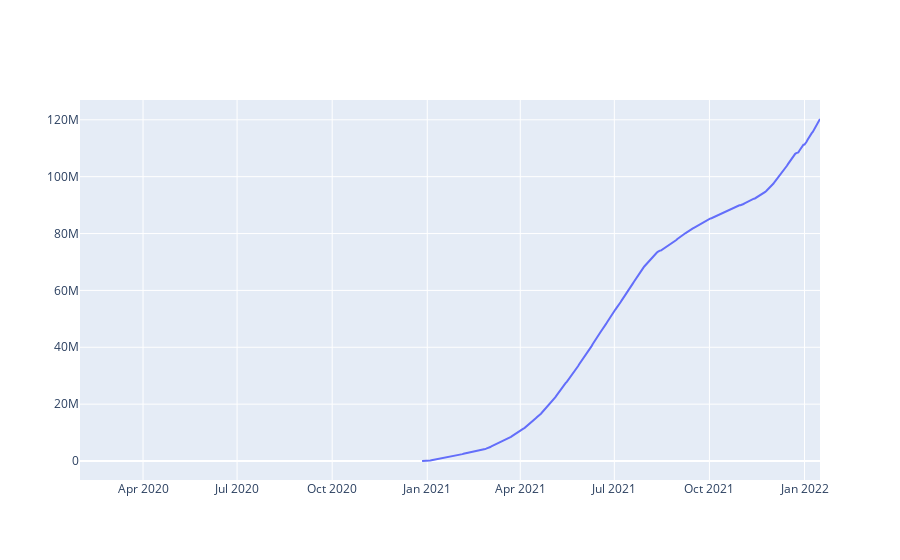

This figure's notebook cell:
### Code cell
fig=go.Figure(go.Scatter(x=test['date'], y=test['total_vaccinations']))
fig

### Figure 1 — Plotly figure (JSON) as saved in the notebook; plotly's stock layout.template omitted (floating-point values rounded to 4 significant figures; data arrays with more than 128 entries replaced by an {"elided": "..."} marker saying what was removed)
{"data": [{"type": "scatter", "x": {"elided": "717 str values"}, "y": {"elided": "717 int values"}}], "layout": {}}
